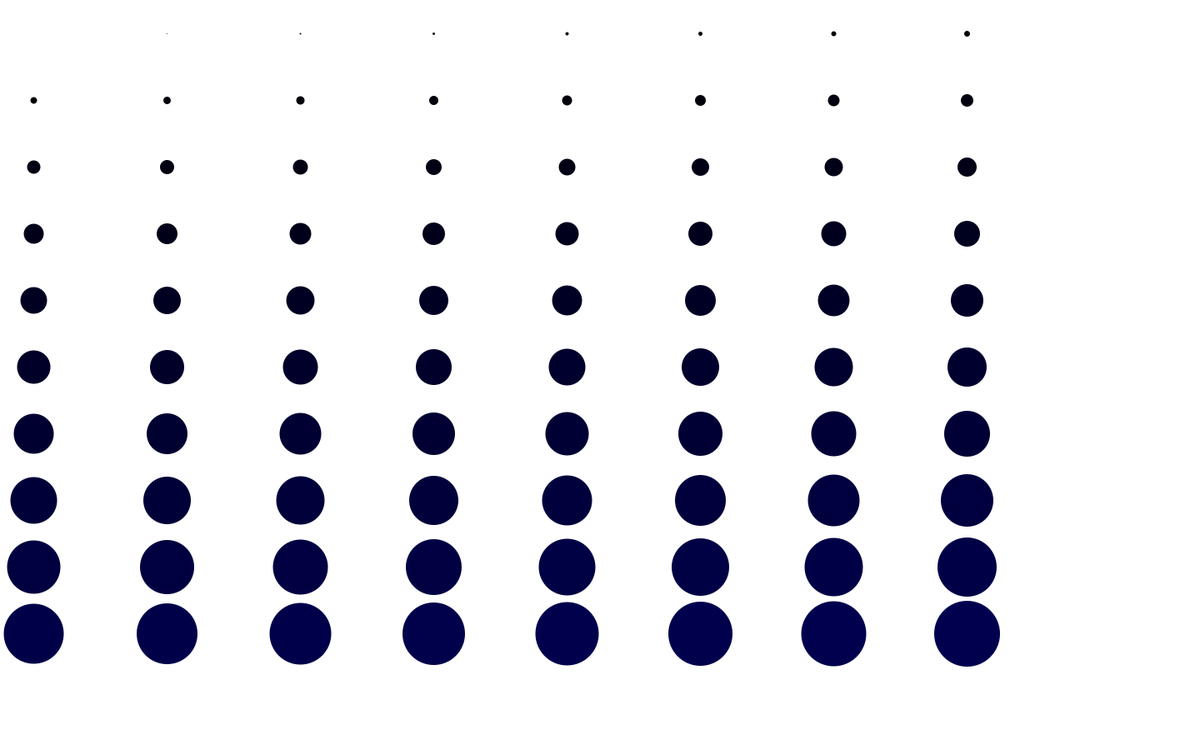
Frame 1 (no input)
Frame 60 (the mouse pressed at the canvas centre just before this capture): identical to frame 1, image omitted
Frame 120 (the mouse held since frame 60 and released just before this capture): identical to frame 1, image omitted

The Processing sketch that drew this single still picture (run headless with seeded random() and noise(); from frame 60 on, the mouse is pressed at the canvas centre):

// Processing sketch: point_size
// ── point_size.pde
void setup() {
  size(1440, 900);
}

void draw() {
  background(255);
  dots(0, 0, 80);
}

void dots(int x0, int y0, int n) {
  int x = x0 + n/2;
  int y = y0 + n/2;
  for (int i = 0; i < n; i++) {
    stroke(0, 0, i);
    strokeWeight(i);
    point(x, y);
    x += 2*n;
    if (x + 2*n >= width) {
      x = x0 + n/2;
      y = y + n;
    }
  }
}
